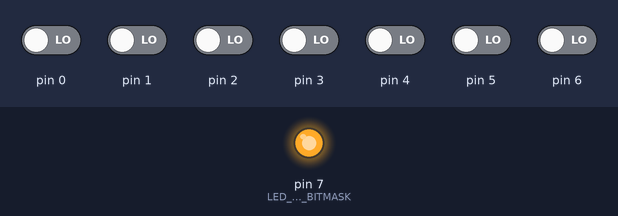
Bench run of a sketch on a simulated Arduino Uno, built with avr-gcc and run on an emulated ATmega328P. On the bench: output pins drawn as LEDs (lit = HIGH). The inputs (shaded band) are chosen by the test bench; at power-on: pin 0–6 LOW.

Above: at 0.5 s.
At 6.4 s:
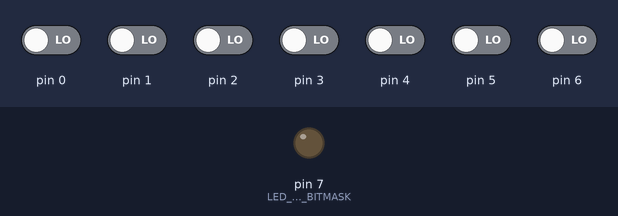
Timing chart, 0 to 9.2 s (numbered marks = the images above):
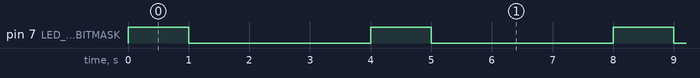

The sketch:

BlinkTimer1Registers.ino
```cpp
#include <avr/io.h>
#include <avr/interrupt.h>

#define LED_PIN 7
#define LED_PIN_BITMASK 1 << LED_PIN
#define SECOND_TICKS 15624

void setup() {
  cli();
  DDRD |= LED_PIN_BITMASK;

  TCCR1A = 0;
  TCCR1B = 0;

  OCR1A = SECOND_TICKS * 3;
  TCCR1B |= (1 << WGM12) | (1 << CS12) | (1 << CS10);
  TIMSK1 |= (1 << OCIE1A);
  sei();
}

void loop() {
}

ISR(TIMER1_COMPA_vect) {
  unsigned char newPin = (~PIND & LED_PIN_BITMASK);
  PORTD = (PIND & ~LED_PIN_BITMASK) | newPin;
  OCR1A = newPin ? SECOND_TICKS : SECOND_TICKS * 3;
}
```

Measured:
- by itself, pin 7 (LED_PIN_BITMASK): alternates HIGH for 1.0 s and LOW for 3.0 s
